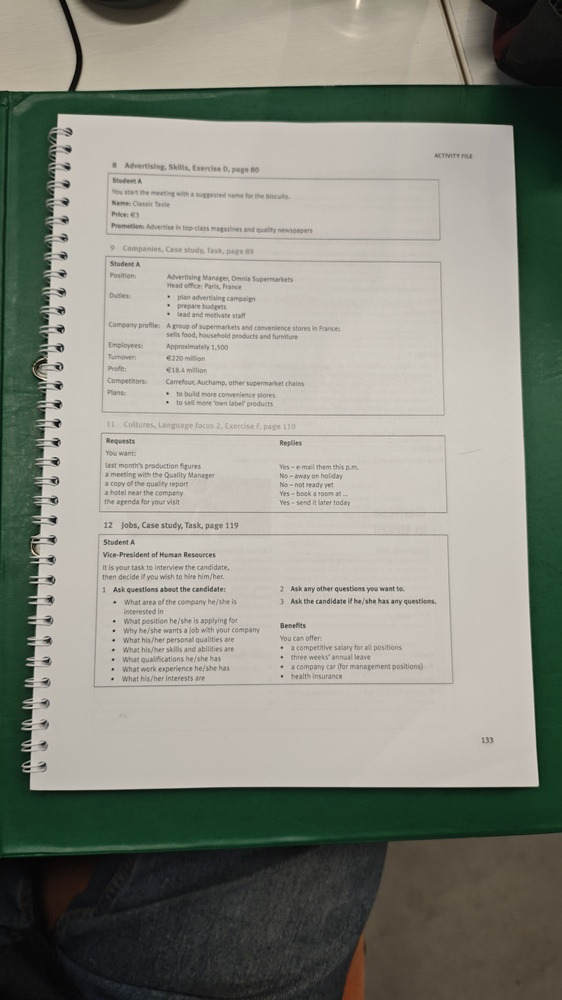
#> input picture images/01_ideal_lurus.jpeg, 562 x 1000 px, shrunk from 2304 x 4096 before the run
$ python -i preprocessing.py   (imports and definitions only)
#> lines starting #> are read from the running program, lines starting #| are printed output that depends on the picture; after the words box and inside, x2 and y2 are one past the last pixel; in counts of white or black regions, pixels touching at a corner belong together
#> further down, picture is the input picture: shape (1000, 562, 3); mean B, G, R 129, 139.4, 138.2
"""Tahap preprocessing: grayscale, blur, deteksi tepi, morfologi."""
import cv2
import numpy as np

# Parameter yang bisa diubah saat ujian (dampaknya dijelaskan di README)
BLUR_KERNEL = (5, 5)
CANNY_LOW = 50
CANNY_HIGH = 150
MORPH_KERNEL = (5, 5)


def convert_to_grayscale(image):
    """Ubah BGR ke grayscale supaya proses lanjutan cukup 1 kanal."""
    return cv2.cvtColor(image, cv2.COLOR_BGR2GRAY)
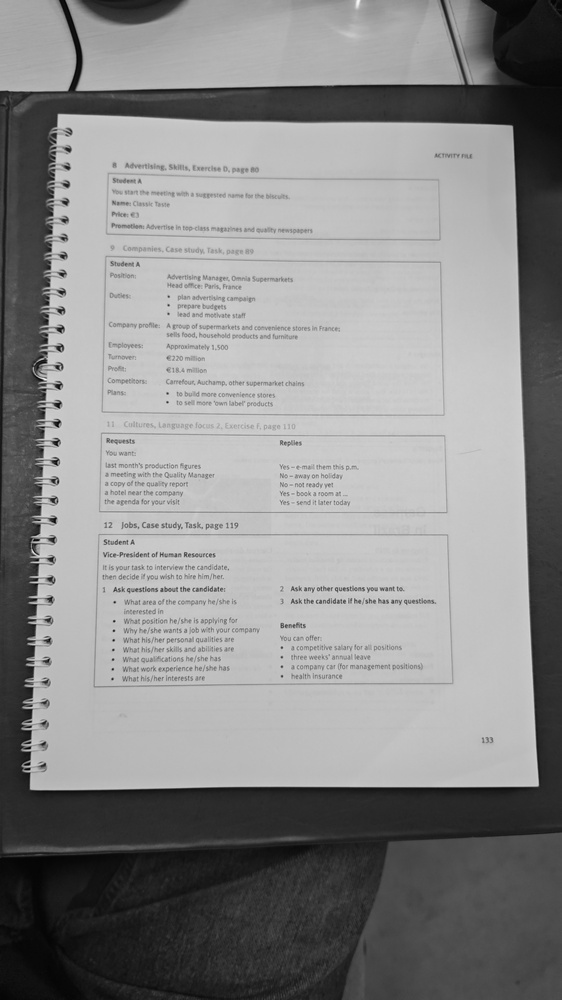
#> returned value: shape (1000, 562); min 1, max 251, mean 137.8


def blur_image(gray_image, kernel_size=BLUR_KERNEL):
    """Gaussian blur untuk meredam noise sebelum deteksi tepi."""
#> called with kernel_size = (5, 5)
    return cv2.GaussianBlur(gray_image, kernel_size, 0)


def detect_edges(blurred_image, low=CANNY_LOW, high=CANNY_HIGH):
    """Canny edge detection untuk mencari batas kertas."""
#> called with low = 50, high = 150
    return cv2.Canny(blurred_image, low, high)
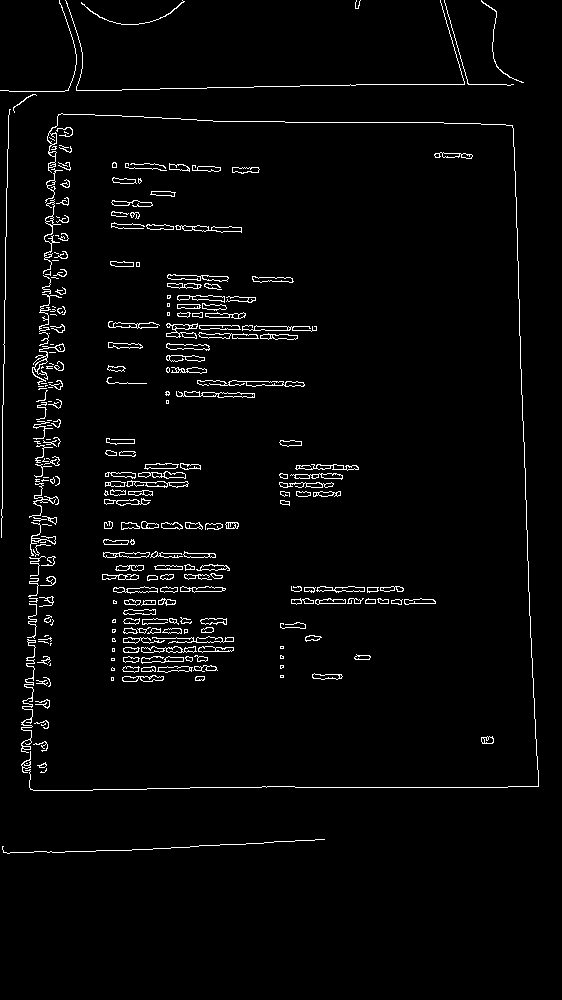
#> returned value: shape (1000, 562); 2.9% white in thin lines or dots, all inside (x1, y1, x2, y2) = (0, 0, 539, 854)


def close_edges(edge_image, kernel_size=MORPH_KERNEL):
    """Operasi morfologi closing: dilasi lalu erosi.

    Fungsinya menyambung garis tepi yang putus supaya kontur kertas
    menjadi satu bentuk tertutup.
    """
#> called with kernel_size = (5, 5)
    kernel = cv2.getStructuringElement(cv2.MORPH_RECT, kernel_size)
    return cv2.morphologyEx(edge_image, cv2.MORPH_CLOSE, kernel, iterations=2)
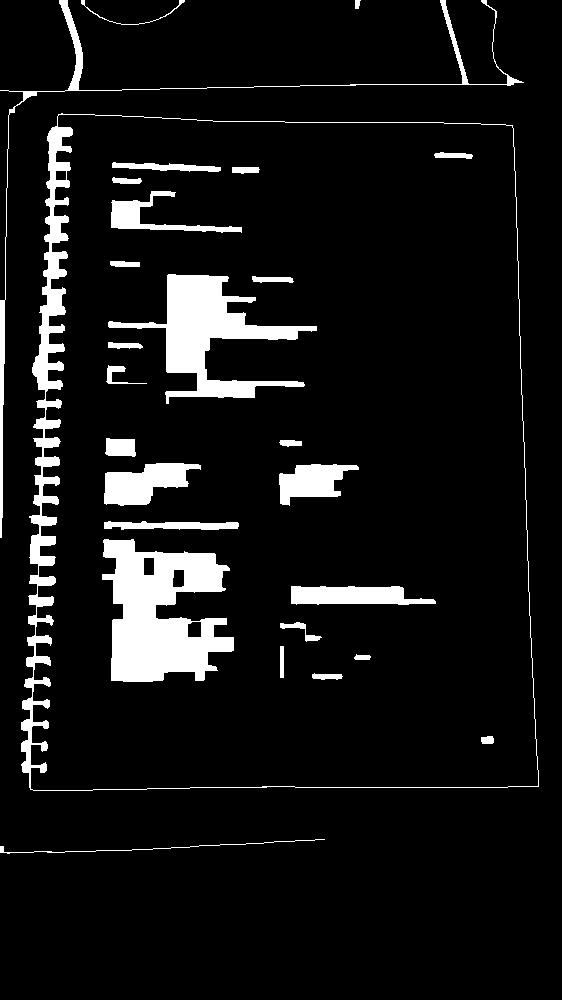
#> returned value: shape (1000, 562); 8.3% white; 27 white regions, largest, box (x1, y1, x2, y2) and area: (102, 539, 234, 682) 11843, (21, 113, 539, 791) 10371, (108, 274, 317, 404) 8440


def segment_paper(blurred_image):
    """Segmentasi kertas terang dari latar dengan threshold Otsu.

    Cadangan bila Canny gagal: kertas biasanya lebih terang dari meja,
    jadi Otsu memisahkan keduanya tanpa perlu menebak batas threshold.
    Closing dipakai untuk menutup lubang akibat teks di atas kertas.
    """
    _, mask = cv2.threshold(
        blurred_image, 0, 255, cv2.THRESH_BINARY + cv2.THRESH_OTSU
    )
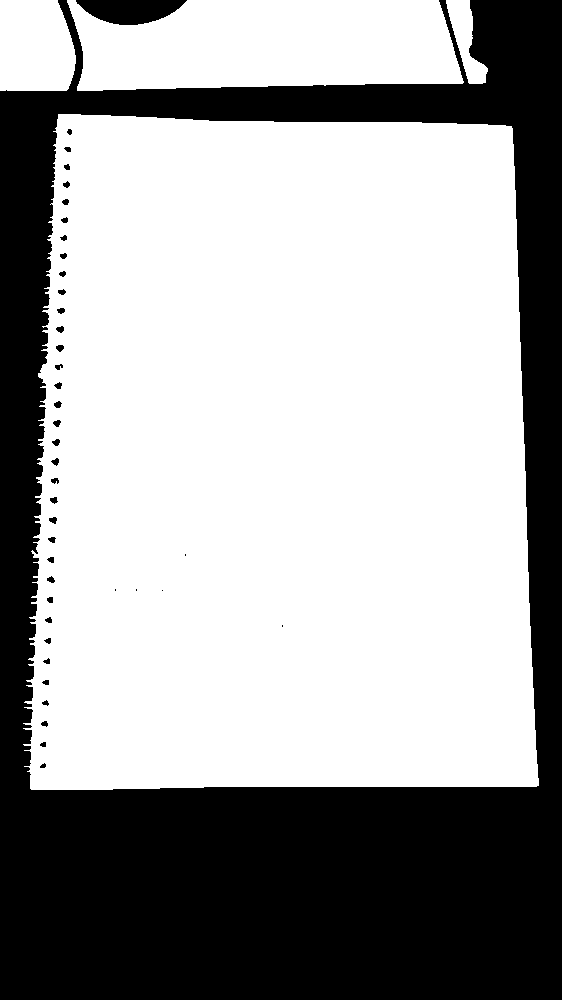
#> mask: shape (1000, 562); 64% white; 41 black regions (5 under 20 px), largest, box (x1, y1, x2, y2) and area: (0, 0, 562, 1000) 199302, (76, 0, 187, 25) 1982, (56, 345, 64, 352) 41
    kernel = cv2.getStructuringElement(cv2.MORPH_RECT, (15, 15))
    return cv2.morphologyEx(mask, cv2.MORPH_CLOSE, kernel, iterations=2)
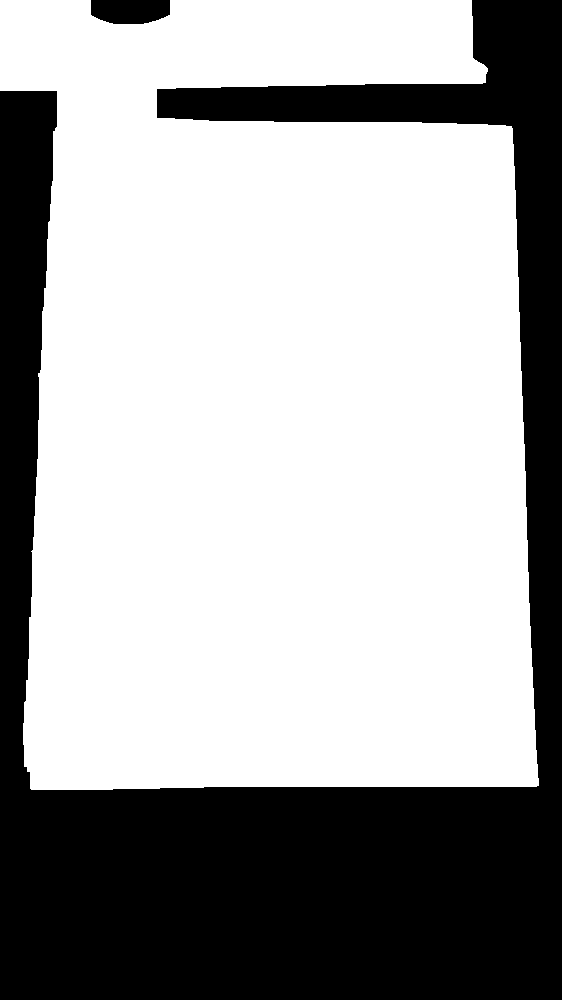
#> returned value: shape (1000, 562); 65.4% white; 2 black regions, box (x1, y1, x2, y2) and area: (0, 0, 562, 1000) 192822, (91, 0, 170, 24) 1693


def merge_edges_to_blob(edge_image, kernel_size=(25, 25)):
    """Closing dengan kernel besar: tepi dan teks menyatu menjadi satu blok.

    Cadangan untuk kertas putih di atas meja putih, ketika tepi kertas
    tidak terlihat tetapi teks di dalamnya menandai lokasi dokumen.
    """
#> called with kernel_size = (25, 25)
    kernel = cv2.getStructuringElement(cv2.MORPH_RECT, kernel_size)
    return cv2.morphologyEx(edge_image, cv2.MORPH_CLOSE, kernel, iterations=2)
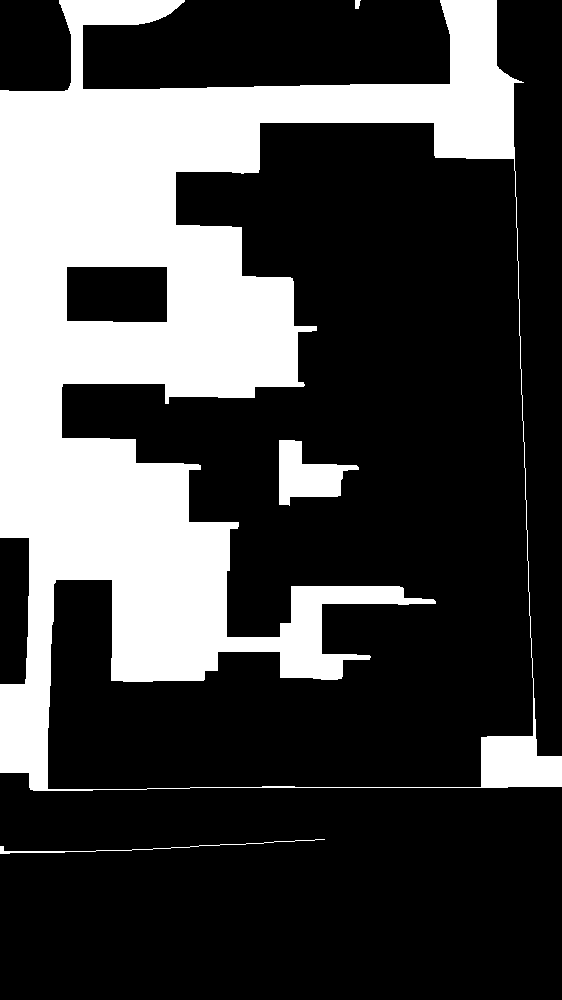
#> returned value: shape (1000, 562); 27.6% white; 4 white regions, box (x1, y1, x2, y2) and area: (0, 0, 562, 791) 151739, (279, 440, 359, 506) 2784, (0, 839, 325, 854) 420, (355, 0, 361, 9) 43


def preprocess(image):
    """Jalankan seluruh preprocessing dan kembalikan tiap tahapnya."""
    gray_image = convert_to_grayscale(image)
    blurred_image = blur_image(gray_image)
    edge_image = detect_edges(blurred_image)
    closed_image = close_edges(edge_image)
    mask_image = segment_paper(blurred_image)
    blob_image = merge_edges_to_blob(edge_image)
    return {
        "gray": gray_image,
        "blur": blurred_image,
        "edges": edge_image,
        "closed": closed_image,
        "mask": mask_image,
        "blob": blob_image,
    }

>>> import cv2
>>> picture = cv2.imread('../images/01_ideal_lurus.jpeg')
>>> result = preprocess(picture)
#> result = 6 items

$ run again, on images/02_miring.jpeg
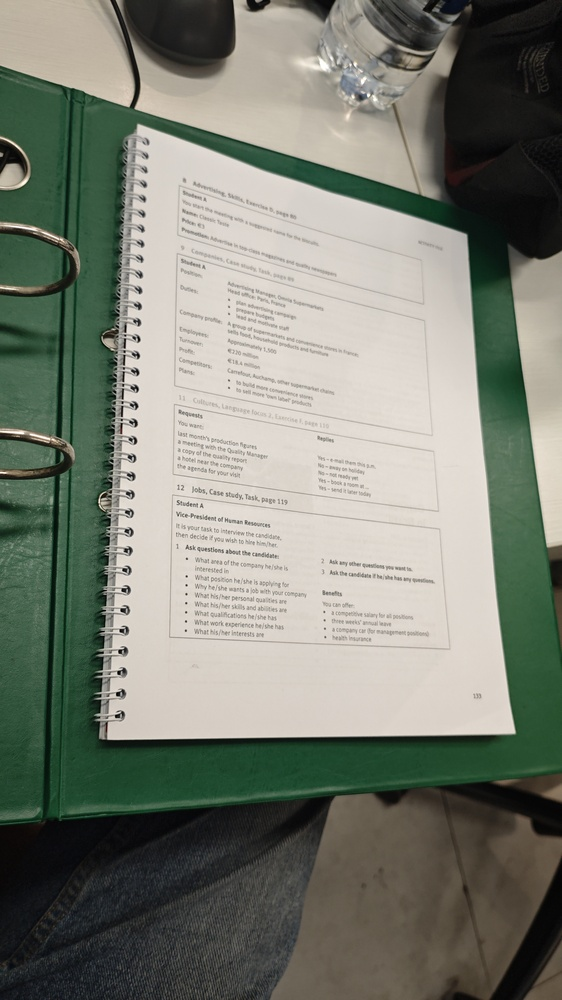
#> input picture images/02_miring.jpeg, 562 x 1000 px, shrunk from 2304 x 4096 before the run
#> picture is the input picture: shape (1000, 562, 3); mean B, G, R 116.2, 127.6, 123.8
#> in detect_edges, `return cv2.Canny(blurred_image, low, high)`:
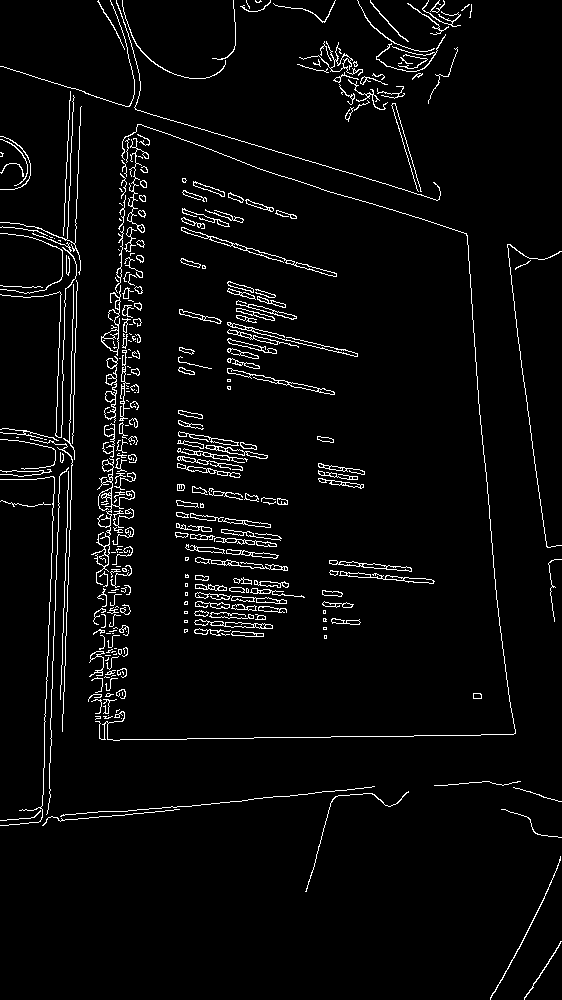
#> returned value: shape (1000, 562); 3.9% white in thin lines or dots
#> mask: shape (1000, 562); 46.3% white; 24 white regions (6 under 20 px), largest, box (x1, y1, x2, y2) and area: (98, 124, 516, 740) 205963, (133, 0, 452, 197) 32282, (0, 0, 134, 107) 10559
#> in merge_edges_to_blob, `return cv2.morphologyEx(edge_image, cv2.MORPH_CLOSE, kernel, iteration..`:
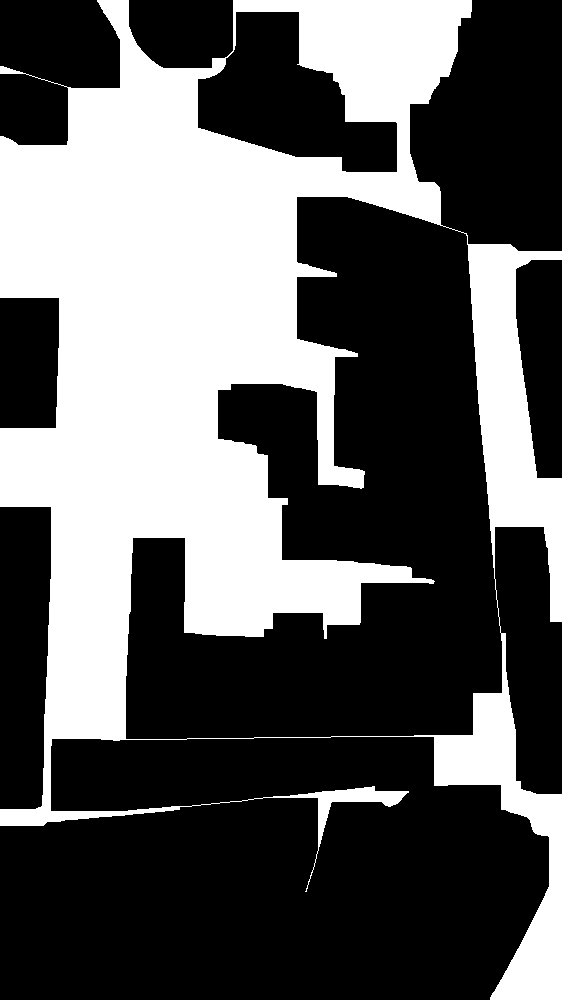
#> returned value: shape (1000, 562); 36.5% white; 1 white region, box (x1, y1, x2, y2) and area: (0, 0, 562, 1000) 205403
#> result = 6 items
